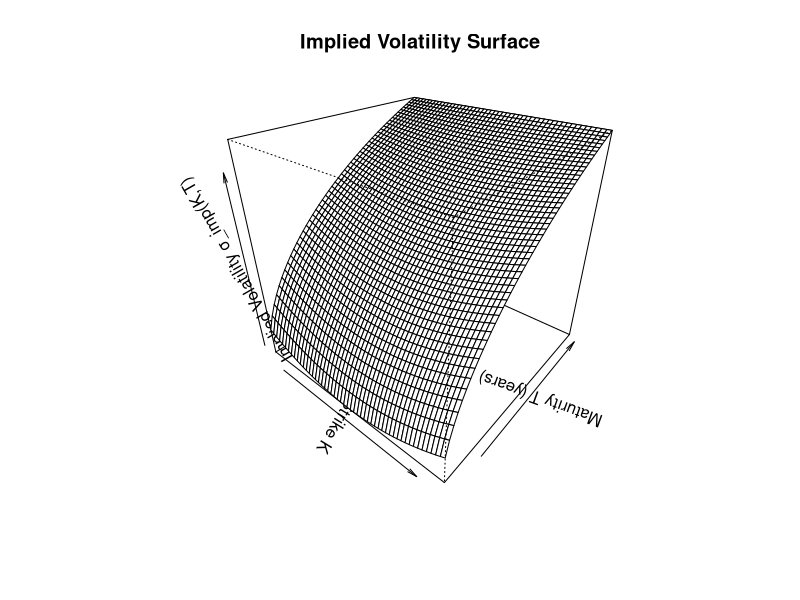
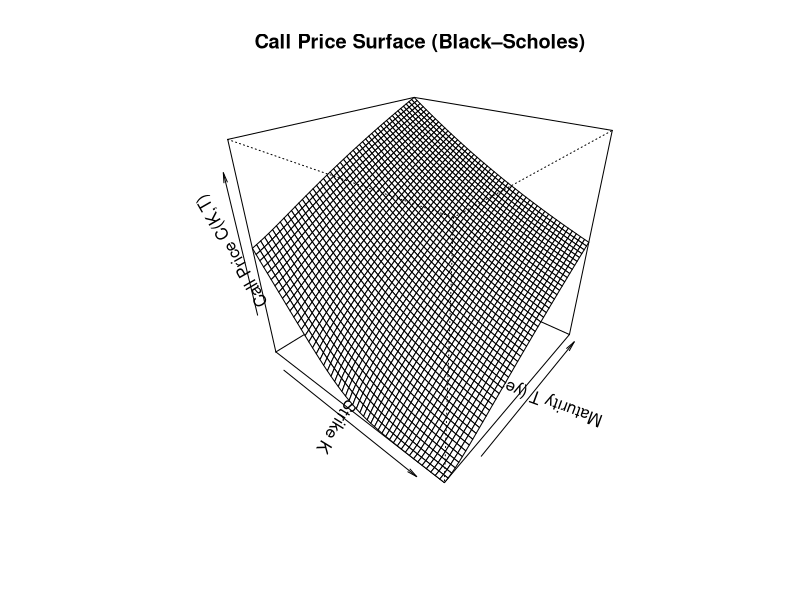
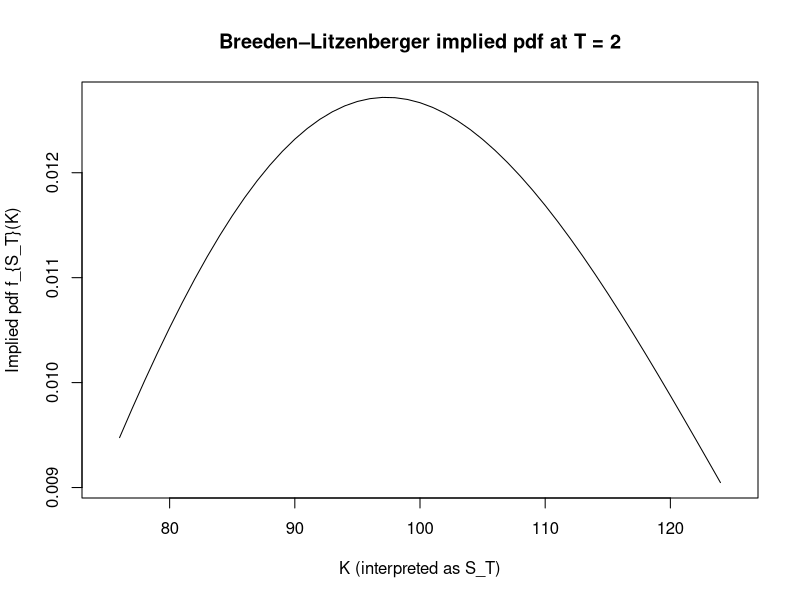
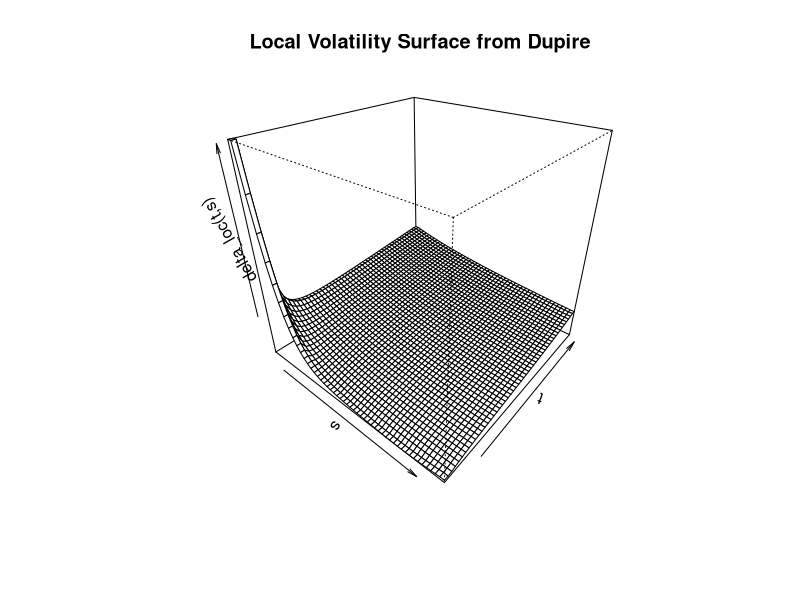
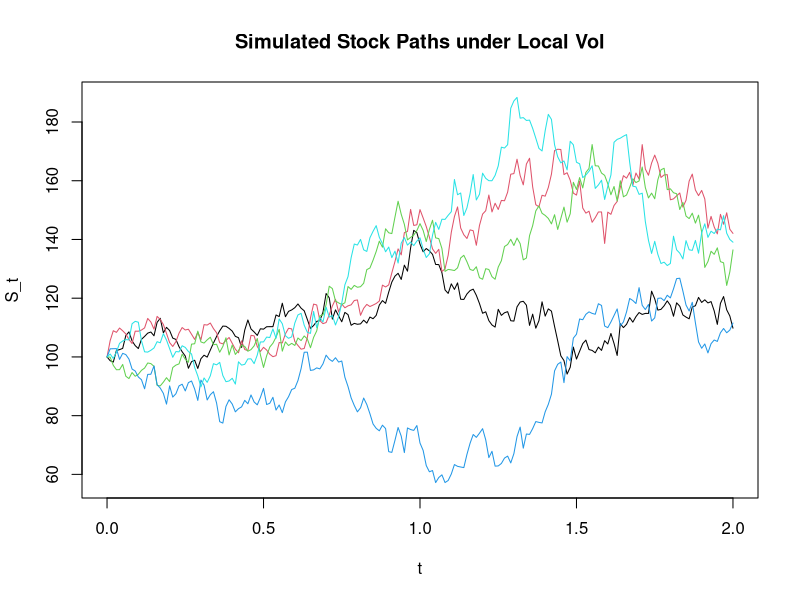
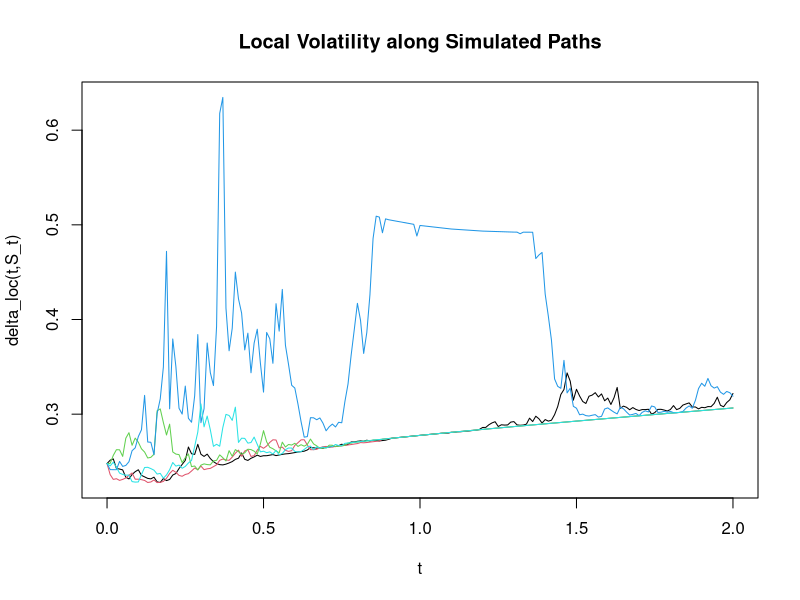

Write R code to recreate these figures, in order.
## ---- chunk 1
## Parameters
S0     <- 100
r      <- 0.05
alpha0 <- 0.2
alpha1 <- 0.025
beta0  <- 0.5
beta1  <- -0.1

## strike and maturity grids
K_vals <- seq(75, 125, by = 1)        # strikes
T_vals <- seq(0.1, 5,  by = 0.1)      # maturities (avoid 0 for BS)

dK <- K_vals[2] - K_vals[1]
dT <- T_vals[2] - T_vals[1]

nK <- length(K_vals)
nT <- length(T_vals)

## 1) Implied volatility surface

imp_vol <- function(K, T){
  (alpha0 + alpha1 * sqrt(T)) *
    (1 + (beta0 + beta1 * T) * ( (K / S0) - 1 )^2)
}

# sigma_mat[i,j] = sigma_imp(K_i, T_j)
sigma_mat <- outer(K_vals, T_vals,
                   function(K, T) imp_vol(K, T))

# Plot implied vol surface
par(mfrow = c(1,1))
persp(x = K_vals,
      y = T_vals,
      z = sigma_mat,
      theta = 40, phi = 30,
      xlab = "Strike K",
      ylab = "Maturity T (years)",
      zlab = "Implied Volatility σ_imp(K,T)",
      main = "Implied Volatility Surface")

## 2) Black–Scholes call price surface

bs_call <- function(S0, K, T, r, sigma){
  if(T <= 1e-8){
    # practically maturity 0: intrinsic value
    return(max(S0 - K, 0))
  }
  d1 <- (log(S0/K) + (r + 0.5*sigma^2)*T) / (sigma * sqrt(T))
  d2 <- d1 - sigma * sqrt(T)
  S0 * pnorm(d1) - K * exp(-r*T) * pnorm(d2)
}

call_mat <- matrix(NA, nrow = nK, ncol = nT)
for(j in 1:nT){
  Tj <- T_vals[j]
  for(i in 1:nK){
    sig <- sigma_mat[i, j]
    call_mat[i, j] <- bs_call(S0, K_vals[i], Tj, r, sig)
  }
}

# Plot call surface
persp(x = K_vals,
      y = T_vals,
      z = call_mat,
      theta = 40, phi = 30,
      xlab = "Strike K",
      ylab = "Maturity T (years)",
      zlab = "Call Price C(K,T)",
      main = "Call Price Surface (Black–Scholes)")

## 3) Breeden–Litzenberger pdf at T = 2
##    f_{S_T}(K) = e^{rT} * ∂²C/∂K²  (risk–neutral pdf)

T_target <- 2
j_T      <- which.min(abs(T_vals - T_target))  # closest index
T_used   <- T_vals[j_T]

C_K      <- call_mat[, j_T]           # C(K, T_target) on K grid

# central finite difference for second derivative in K
second_deriv <- rep(NA, nK)
for(i in 2:(nK-1)){
  second_deriv[i] <- (C_K[i+1] - 2*C_K[i] + C_K[i-1]) / (dK^2)
}

pdf_ST <- exp(r * T_used) * second_deriv

# (optional) set negative numerical artifacts to 0
pdf_ST[pdf_ST < 0] <- 0

# Plot pdf vs K (only interior points are valid)
plot(K_vals, pdf_ST,
     type = "l",
     xlab = "K (interpreted as S_T)",
     ylab = "Implied pdf f_{S_T}(K)",
     main = paste("Breeden–Litzenberger implied pdf at T =", T_used))

## 4) Dupire local volatility surface
##    Work with forward call price

# Forward call prices Ctilde
T_mat <- matrix(rep(T_vals, each = nK), nrow = nK, ncol = nT)
Ctilde_mat <- exp(r * T_mat) * call_mat

# Partial derivatives
Ctilde_T  <- matrix(NA, nK, nT)  # partial \hat{C}/partial T 
Ctilde_KK <- matrix(NA, nK, nT)  # partial square \hat{C}/partial square K

for(j in 2:(nT-1)){
  for(i in 2:(nK-1)){
    # time derivative: central difference in T
    Ctilde_T[i, j] <-
      (Ctilde_mat[i, j+1] - Ctilde_mat[i, j-1]) / (2*dT)
    
    # second strike derivative: central difference in K
    Ctilde_KK[i, j] <-
      (Ctilde_mat[i+1, j] - 2*Ctilde_mat[i, j] + Ctilde_mat[i-1, j]) / (dK^2)
  }
}

# Dupire local vol (interior)
sigma_loc_mat <- matrix(NA, nK, nT)
for(j in 2:(nT-1)){
  for(i in 2:(nK-1)){
    K  <- K_vals[i]
    num   <- 2 * Ctilde_T[i, j]
    denom <- K^2 * Ctilde_KK[i, j]
    if(denom > 0 && num > 0){
      sigma_loc_mat[i, j] <- sqrt(num / denom)
    } else {
      sigma_loc_mat[i, j] <- NA
    }
  }
}

# Simple boundary filling: copy neighbors
sigma_loc_mat[1, ]      <- sigma_loc_mat[2, ]
sigma_loc_mat[nK, ]     <- sigma_loc_mat[nK-1, ]
sigma_loc_mat[, 1]      <- sigma_loc_mat[, 2]
sigma_loc_mat[, nT]     <- sigma_loc_mat[, nT-1]

# Plot local vol surface (t and s are identified with T and K)
persp(x = K_vals,
      y = T_vals,
      z = sigma_loc_mat,
      theta = 40, phi = 30,
      xlab = "s",
      ylab = "t",
      zlab = "delta_loc(t,s)",
      main = "Local Volatility Surface from Dupire")

## 5) Simulate 5 paths under local volatility model
##    dS_t = mu S_t dt + delta_loc(t,S_t) S_t dW_t,  S_0 = 100

mu      <- 0.10
dt      <- 0.01
T_end   <- 2
n_steps <- T_end / dt
t_sim   <- seq(0, T_end, by = dt)
n_paths <- 5

# Bilinear interpolation function for delta_loc(t,s)
sigma_loc_fun <- function(t, s){
  # keep inside grid
  if(t <= min(T_vals)) t <- min(T_vals)
  if(t >= max(T_vals)) t <- max(T_vals)
  if(s <= min(K_vals)) s <- min(K_vals)
  if(s >= max(K_vals)) s <- max(K_vals)
  
  # find indices in T_vals
  i2 <- which(T_vals >= t)[1]
  i1 <- i2 - 1
  if(is.na(i1) || i1 < 1) { i1 <- 1; i2 <- 2 }
  
  # find indices in K_vals
  j2 <- which(K_vals >= s)[1]
  j1 <- j2 - 1
  if(is.na(j1) || j1 < 1) { j1 <- 1; j2 <- 2 }
  
  t1 <- T_vals[i1]; t2 <- T_vals[i2]
  s1 <- K_vals[j1]; s2 <- K_vals[j2]
  
  # weights
  wt_t <- (t - t1) / (t2 - t1)
  wt_s <- (s - s1) / (s2 - s1)
  
  # corner values
  v11 <- sigma_loc_mat[j1, i1]   # (s1, t1)
  v12 <- sigma_loc_mat[j1, i2]   # (s1, t2)
  v21 <- sigma_loc_mat[j2, i1]   # (s2, t1)
  v22 <- sigma_loc_mat[j2, i2]   # (s2, t2)
  
  # bilinear interpolation
  v1 <- (1 - wt_t) * v11 + wt_t * v12
  v2 <- (1 - wt_t) * v21 + wt_t * v22
  v  <- (1 - wt_s) * v1  + wt_s * v2
  
  # if any NA, fall back to implied vol at that point
  if(is.na(v)){
    v <- imp_vol(s, max(t, 1e-4))
  }
  return(v)
}

# Simulate paths
set.seed(123)
S_paths   <- matrix(NA, nrow = length(t_sim), ncol = n_paths)
vol_paths <- matrix(NA, nrow = length(t_sim), ncol = n_paths)

S_paths[1, ]   <- S0
vol_paths[1, ] <- sigma_loc_fun(0, S0)

for(p in 1:n_paths){
  for(k in 1:n_steps){
    t_k  <- t_sim[k]
    S_k  <- S_paths[k, p]
    sigma_k <- sigma_loc_fun(t_k, S_k)
    
    Z <- rnorm(1)
    S_next <- S_k + mu * S_k * dt + sigma_k * S_k * sqrt(dt) * Z
    
    S_paths[k+1, p]   <- S_next
    vol_paths[k+1, p] <- sigma_loc_fun(t_sim[k+1], S_next)
  }
}

# Plot S paths
matplot(t_sim, S_paths, type = "l", lty = 1,
        xlab = "t", ylab = "S_t",
        main = "Simulated Stock Paths under Local Vol")

# Plot corresponding local vol paths
matplot(t_sim, vol_paths, type = "l", lty = 1,
        xlab = "t", ylab = "delta_loc(t,S_t)",
        main = "Local Volatility along Simulated Paths")
